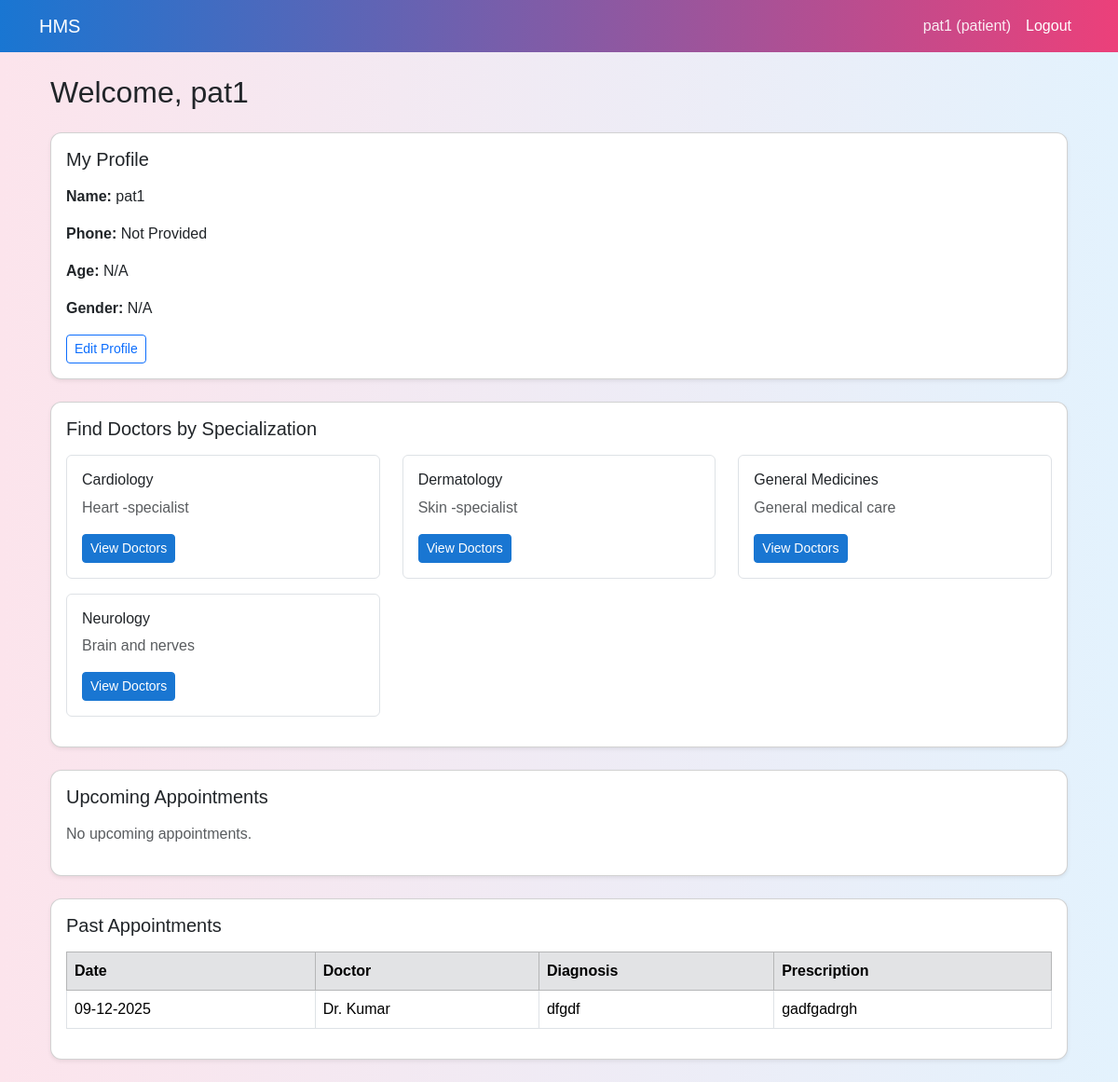
Screenshot of /patient/dashboard (signed in) with the database file from the repository.
### models.py (models this page shows, shortened)
class User(UserMixin,db.Model):
    __tablename__="users"
    id=db.Column(db.Integer,primary_key=True)
    username=db.Column(db.String(80), unique=True,nullable=False)
    password=db.Column(db.String(255), nullable=False)
    role=db.Column(db.String(20),nullable=False)
    is_active=db.Column(db.Boolean,default=True)
    patient_profile=db.relationship("Patient",back_populates="user",uselist=False)
    doctor_profile=db.relationship("Doctor",back_populates="user",uselist=False)

class Patient(db.Model):
    __tablename__="patients"
    id=db.Column(db.Integer,primary_key=True)
    user_id=db.Column(db.Integer,db.ForeignKey("users.id"),nullable=False)
    full_name=db.Column(db.String(120), nullable=False)
    age= db.Column(db.Integer)
    gender=db.Column(db.String(10))
    phone=db.Column(db.String(20))
    address=db.Column(db.String(255))
    is_balcklisted=db.Column(db.Boolean,default=False)
    user=db.relationship("User",back_populates="patient_profile")
    appointments=db.relationship("Appointment",back_populates="patient")

class Department(db.Model):
    __tablename__="departments"
    id=db.Column(db.Integer,primary_key=True)
    name=db.Column(db.String(80),unique=True,nullable=False)
    description=db.Column(db.Text)
    doctors=db.relationship("Doctor",back_populates="department")

class Appointment(db.Model):
    __tablename__="appointments"
    id =db.Column(db.Integer,primary_key=True)
    patient_id=db.Column(db.Integer,db.ForeignKey("patients.id"),nullable=False)
    doctor_id=db.Column(db.Integer,db.ForeignKey("doctors.id"),nullable=False)
    date=db.Column(db.Date,nullable=False)
    time=db.Column(db.Time,nullable=False)
    status=db.Column(db.String(20),default="Booked")
    created_at=db.Column(db.DateTime,default=datetime.utcnow)
    updated_at=db.Column(db.DateTime,default=datetime.utcnow,onupdate=datetime.utcnow)
    patient=db.relationship("Patient",back_populates="appointments")
    doctor=db.relationship("Doctor",back_populates="appointments")
    treatment=db.relationship("Treatment",back_populates="appointment",uselist=False)

class Doctor(db.Model):
    __tablename__="doctors"
    id=db.Column(db.Integer,primary_key=True)
    user_id=db.Column(db.Integer,db.ForeignKey("users.id"),nullable=False)
    department_id=db.Column(db.Integer,db.ForeignKey("departments.id"))
    full_name=db.Column(db.String(120),nullable=False)
    phone=db.Column(db.String(20))
    about=db.Column(db.Text)
    experience_years=db.Column(db.Integer)
    is_active=db.Column(db.Boolean, default=True)
    user=db.relationship("User",back_populates="doctor_profile")
    department=db.relationship("Department",back_populates="doctors")
    appointments=db.relationship("Appointment",back_populates="doctor")
    availabilities=db.relationship("DoctorAvailability",back_populates="doctor")

class Treatment(db.Model):
    __tablename__="treatments"
    id=db.Column(db.Integer,primary_key=True)
    appointment_id=db.Column(db.Integer,db.ForeignKey("appointments.id"), nullable=False,unique=True)
    diagnosis=db.Column(db.Text)
    prescription=db.Column(db.Text)
    notes=db.Column(db.Text)
    created_at=db.Column(db.DateTime,default=datetime.utcnow)
    appointment=db.relationship("Appointment",back_populates="treatment")

### app.py (the view)
    @app.route('/patient/dashboard')
    def patient_dashboard():
        if session.get('role') !='patient':
            return redirect(url_for('login'))
        user_id = session.get('user_id')
        if not user_id:
            return redirect(url_for('login'))
        patient = Patient.query.filter_by(user_id=user_id).first()
        if not patient:
            flash("Patient profile not found.")
            return redirect(url_for('logout'))
        today=date.today()
        upcoming_appointments =(
            Appointment.query
            .filter(
                Appointment.patient_id == patient.id,
                Appointment.date >=today,
            )
            .order_by(Appointment.date,Appointment.time)
            .all()
        )
        past_appointments =(
            Appointment.query
           .filter(
                Appointment.patient_id==patient.id,
                Appointment.date < today,
            )
            .order_by(Appointment.date.desc(),Appointment.time.desc()).all()
        )
        departments = Department.query.order_by(Department.name).all()
        return render_template(
            'patient_dashboard.html',
            patient=patient,
            departments=departments,
            upcoming_appointments=upcoming_appointments,
            past_appointments=past_appointments,
            )

### templates/patient_dashboard.html (shortened to what this page needs)
{% extends "base.html" %}
{% block content %}
<div class="container mt-4">
  <h2 class="mb-4">Welcome, {{ patient.full_name }}</h2>
  <div class="card shadow-sm mb-4">
    <div class="card-body">
      <h5 class="card-title mb-3">My Profile</h5>
      <p><strong>Name:</strong> {{ patient.full_name }}</p>
      <p><strong>Phone:</strong> {{ patient.phone or "Not Provided" }}</p>
      <p><strong>Age:</strong> {{ patient.age or "N/A" }}</p>
      <p><strong>Gender:</strong> {{ patient.gender or "N/A" }}</p>
      <a href="{{ url_for('patient_edit_profile') }}" class="btn btn-sm btn-outline-primary">
        Edit Profile
      </a>
    </div>
  </div>
  <div class="card shadow-sm mb-4">
    <div class="card-body">
      <h5 class="card-title mb-3">Find Doctors by Specialization</h5>
      <div class="row">
        {% for dept in departments %}
        <div class="col-md-4 mb-3">
          <div class="border rounded p-3">
            <h6>{{ dept.name }}</h6>
            <p class="text-muted">{{ dept.description }}</p>
            <a href="{{ url_for('patient_search_doctors', dept_id=dept.id) }}" class="btn btn-sm btn-primary">
              View Doctors
            </a>
          </div>
        </div>
        {% endfor %}
      </div>
    </div>
  </div>
  <div class="card shadow-sm mb-4">
    <div class="card-body">
      <h5 class="card-title mb-3">Upcoming Appointments</h5>
      {% if upcoming_appointments %}
      <table class="table table-bordered">
        <thead class="table-primary">
          <tr>
            <th>Date</th>
            <th>Time</th>
            <th>Doctor</th>
            <th>Status</th>
            <th>Actions</th>
          </tr>
        </thead>
        <tbody>
          {% for appt in upcoming_appointments %}
          <tr>
            <td>{{ appt.date.strftime("%d-%m-%Y") }}</td>
            <td>{{ appt.time.strftime("%I:%M %p") }}</td>
            <td>{{ appt.doctor.full_name }}</td>
            <td>
              <span class="badge
                {% if appt.status == 'Booked' %}bg-warning text-dark
                {% elif appt.status == 'Completed' %}bg-success
                {% elif appt.status == 'Cancelled' %}bg-danger
                {% else %}bg-secondary{% endif %}">
                {{ appt.status }}
              </span>
            </td>
            <td>
              {% if appt.status == 'Booked' %}
              <a href="{{ url_for('patient_reschedule_appointment', appt_id=appt.id) }}"
                class="btn btn-sm btn-outline-primary mb-1">
                Reschedule
              </a>
              <!-- <a href="{{ url_for('patient_cancel_appointment', appt_id=appt.id) }}"
                class="btn btn-sm btn-outline-danger">
                Cancel
              </a> -->
              <form method="post" action="{{ url_for('patient_cancel_appointment', appt_id=appt.id) }}"
                style="display:inline;">
                <button type="submit" class="btn btn-sm btn-outline-danger">
                  Cancel
                </button>
              </form>
              {% else %}
              <span class="text-muted">—</span>
              {% endif %}
            </td>
          </tr>
          {% endfor %}
        </tbody>
      </table>
      {% else %}
      <p class="text-muted">No upcoming appointments.</p>
      {% endif %}
    </div>
  </div>
  <div class="card shadow-sm mb-4">
    <div class="card-body">
      <h5 class="card-title mb-3">Past Appointments</h5>
      {% if past_appointments %}
      <table class="table table-bordered">
        <thead class="table-secondary">
          <tr>
            <th>Date</th>
            <th>Doctor</th>
            <th>Diagnosis</th>
            <th>Prescription</th>
          </tr>
        </thead>
        <tbody>
          {% for appt in past_appointments %}
          <tr>
            <td>{{ appt.date.strftime("%d-%m-%Y") }}</td>
            <td>{{ appt.doctor.full_name }}</td>
            <td>{{ appt.treatment.diagnosis if appt.treatment else "—" }}</td>
            <td>{{ appt.treatment.prescription if appt.treatment else "—" }}</td>
          </tr>
          {% endfor %}
        </tbody>
      </table>
      {% else %}
      <p class="text-muted">No past appointments.</p>
      {% endif %}
    </div>
  </div>
</div>
{% endblock %}

### templates/base.html (shortened to what this page needs)
<!DOCTYPE html>
<html lang="en">
<head>
    <link href="https://cdn.jsdelivr.net/npm/bootstrap@5.3.3/dist/css/bootstrap.min.css" rel="stylesheet">
    <link rel="stylesheet" href="{{ url_for('static', filename='css/styles.css') }}">
</head>
<body>
    <nav class="navbar navbar-expand-lg navbar-dark navbar-custom mb-4">
        <div class="container">
            <a class="navbar-brand" href="{{ url_for('home') }}">
                HMS
            </a>
            <div class="collapse navbar-collapse" id="navbarNav">
                <ul class="navbar-nav ms-auto">
                    {% if session.get('user_id') %}
                        <li class="nav-item">
                            <a class="nav-link disabled text-light"
                               style="opacity: 0.9;">
                                {{ session.get('username') }}
                                ({{ session.get('role') }})
                            </a>
                        </li>
                        <li class="nav-item">
                            <a class="nav-link"
                               href="{{ url_for('logout') }}">
                                Logout
                            </a>
                        </li>
                    {% endif %}
                </ul>
            </div>
        </div>
    </nav>
    <div class="container my-4">
        {% block content %}
        {% endblock %}
    </div>
</body>
</html>

### static/css/styles.css (style rules this page uses)
body { font-family: Arial, sans-serif; }

### templates/base.html (style rules this page uses)
body { background: linear-gradient(90deg, #fce4ec, #e3f2fd); min-height: 100vh; }
.navbar-custom { background: linear-gradient(90deg, #1976d2, #ec407a); }
.card { border-radius: 12px; box-shadow: 0 4px 12px rgba(0, 0, 0, 0.08); }
.btn-primary { background-color: #1976d2; border-color: #1976d2; }
.navbar-custom .nav-link { color: #ffffff !important; font-weight: 500; }

### rows the page displays
User: get "patient"
Patient: full_name "pat1", phone "Not Provided", age "N/A", gender "N/A"
Department: name "Cardiology", description "Heart -specialist"
Department: name "Dermatology", description "Skin -specialist"
Department: name "General Medicines", description "General medical care"
Department: name "Neurology", description "Brain and nerves"
Appointment: date "09-12-2025", doctor.full_name "Dr. Kumar", treatment "dfgdf", treatment "gadfgadrgh"

### other values shown
{{ session.get('username') }} "pat1"
